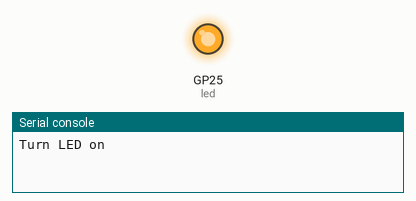
Simulated run of this program. Board: Raspberry Pi Pico running CircuitPython. Shown: output pins drawn as LEDs (lit = HIGH), the last lines printed to the serial console. At 4.0 s the program ends and the board releases its pins; the recording ends there.

Above: at 0.1 s.
At 2.1 s:
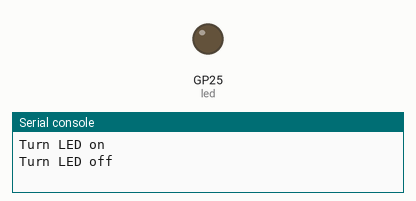
Timing chart, 0 to 3.6 s (numbered marks = the images above):
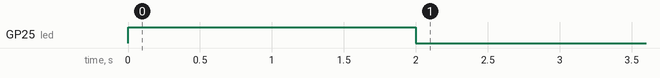

Measured:
- by itself, GP25 (led): LOW → HIGH at 0.00 s, → LOW 2.0 s later

The program:

code.py
```python
# red LED on and off - 2022/05/23 @kreier
# LILYGO T-Display rpi2040

import time
import board
import digitalio

led = digitalio.DigitalInOut(board.GP25)
led.direction = digitalio.Direction.OUTPUT
print("Turn LED on")
led.value = True
time.sleep(2)
print("Turn LED off")
led.value = False
time.sleep(2)

print("Done!")
led.deinit()
```
